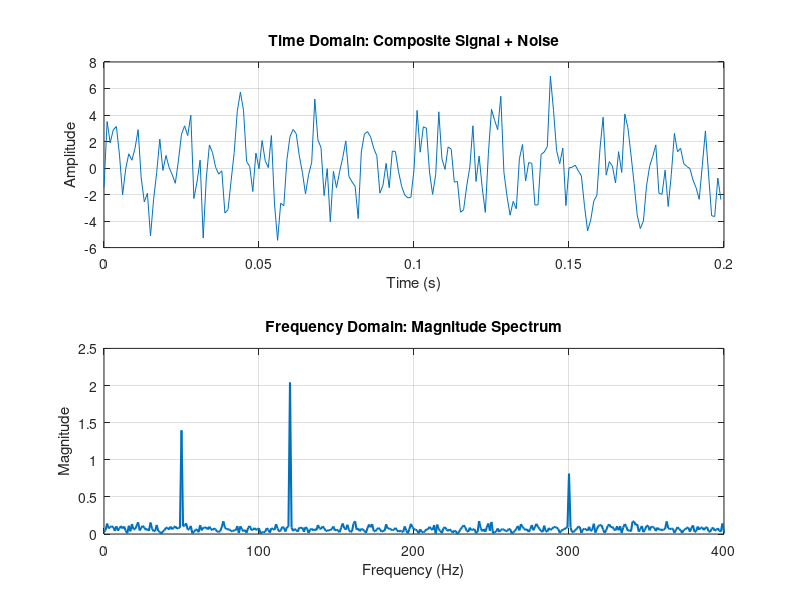

Here is the MATLAB script that generated this plot:
% --- Problem 11: Frequency Spectrum Analysis ---
clc; clear; close all;
rng(0);                      % Fixed seed for reproducibility
fs = 1000;              % Sampling frequency (1000 samples per second)
T = 1.0;                % Duration (1 second)
t = 0:1/fs:T-1/fs;      % Time vector
% 1. Generate a Composite Signal (Mixing 3 different frequencies)
f1 = 50;   % 50 Hz component
f2 = 120;  % 120 Hz component
f3 = 300;  % 300 Hz component
% Create the signal: x(t) = A1*sin(2pi*f1*t) + A2*sin(2pi*f2*t) + ...
% We'll give them different amplitudes too.
x = 1.5*sin(2*pi*f1*t) + 2.0*sin(2*pi*f2*t) + 0.8*sin(2*pi*f3*t);
% 2. Add some "Real-world" Random Noise
x_noisy = x + 1.2*randn(size(t));
% 3. Compute the Frequency Spectrum (using FFT)
N = length(x_noisy);
X_fft = fft(x_noisy);
% Calculate Magnitude and Normalize
mag = abs(X_fft) / N;
% We only need the first half of the spectrum (0 to fs/2)
half_N = floor(N/2);
freq_axis = (0:half_N) * (fs/N);
mag_half = mag(1:half_N+1);
% Multiply by 2 to account for the energy in the dropped negative half
mag_half(2:end) = 2 * mag_half(2:end);
% --- Plotting ---
figure('Name', 'Problem 11: Frequency Spectrum Analysis');
% Plot the Time Domain Signal (The "Messy" look)
subplot(2,1,1);
plot(t(1:200), x_noisy(1:200)); % Plot first 200 samples for clarity
title('Time Domain: Composite Signal + Noise');
xlabel('Time (s)'); ylabel('Amplitude');
grid on;
% Plot the Frequency Domain (The "Clear" look)
subplot(2,1,2);
plot(freq_axis, mag_half, 'LineWidth', 1.5);
title('Frequency Domain: Magnitude Spectrum');
xlabel('Frequency (Hz)'); ylabel('Magnitude');
xlim([0 400]); % Zoom in on the area of interest
grid on;
